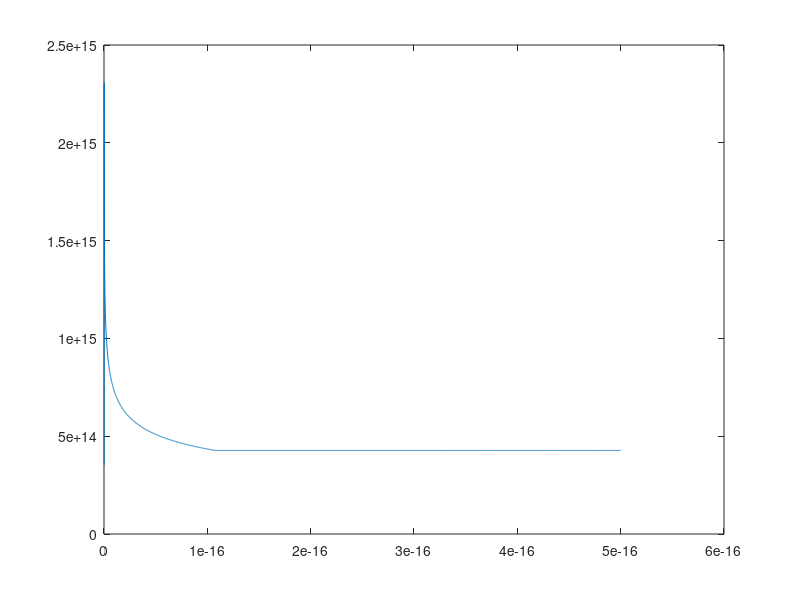

Here is the MATLAB script that generated this plot:
% Assuming this is a 90 degree contact angle problem
% All the properties need to be checked and modified later 
clc
%% properties of the phases
sigma = 1e-3; % [N/m] surface tension  
Tsat = 373; % [K] saturation temperature
rhol = 999.97; % [kg/m3] density of the liquid phase
rhov = 0.804; % [kg/m3] density of the vapor phase
Hlv = 226e4; % [J/kg] latent heat of vaporization
gamma = 1.32; % [] Cp/Cv  The value for water
MW = 18.0;   %[kg/kmol] Molar mass of water
Ru = 8314;   %J/kmol-K
Rg = Ru/MW;  %[J/k-kg] specific ideal gas constant
kl = 0.6; % [W/m-K] thermal conductivity of the liquid

%% constants and initial values
alpha = 0; % [] initial phase fraction
corr = 0.627 / 0.664; % [] correction factor for the heat flux relation
C1 = 1; % [] constant 1 for heat flux relation
C2 = 1; % [] constant 2 for heat flux relation
C3 = 1.1; % [] factor for rmin
Tw = 369; % [K] temperature of the surface
Tv = 373; % [K] temperature of the vapor phase
deltaT = Tv - Tw; % [K]
rmin = C3 * 2 * sigma * Tsat / deltaT / rhol / Hlv; % [m] minimum possible
% radius of the droplet; Form Rose (1998)

%% Derive integral for SGS heat transfer

R_MAX = 0.1; %m, some arbitrary big size

R_maxs = logspace( log10(rmin), log10(R_MAX), 1000 );
q_sgs = zeros(size(R_maxs));

for j = 1:length(q_sgs)
  rmax = R_maxs(j);
  qint = @(r) r.^(-2/3) .* (deltaT - (2*sigma*Tsat)./(r*rhol*Hlv)) ./ ... 
            ((C1*r/kl) + C2*corr*Tsat/(Hlv^2*rhov)*(gamma+1)/(gamma-1)*((Rg*Tsat)/(2*pi))^0.5) ;
    
  q_sgs(j) = (1/(3*rmax^(1/3))) * quad( qint, rmin, rmax);
end











%% Domain and time
siteD = 1e8; % [] site density from GlickMan (1971)
Lx = 1e-2; % [m]
Ly = Lx; % [m] redundant dimension
Lz = Lx; % [m] redundant dimension
dLx = Lx / sqrt(siteD); % [m]
dLy = dLx; % [m] redundant dimension
dLz = dLx; % [m]redundant dimension
rmax = dLx/2; % [m] maximum radius of a drop before coalescence
dt = 1e-19; % [s] timeStep


%% the setup 
t = 0; % [s] initial time
N = 5000; % number of time steps
time = zeros(1,N);
heatFlux = zeros(1,N);
rs = zeros(1,N);
r = rmin; % [m] radius of the droplets
n = siteD; % [] initial number of drops
% volAlpha = 0; % [m3] volume for alpha Generation
volDrop = 4/6*pi*r^3; % [m3] volume of a drop I'll do some geometry
vol = volDrop*n; % [m3] initial volume
Iter = 1; 
while t < N*dt
    % the multiplications and divisions by n are not optimized. It is just 
    % for clarity of the procedure
    if r < rmax
        qb = (deltaT - (2*sigma*Tsat)/(r*rhol*Hlv)) /... 
            ((C1*r/kl) + C2*corr*Tsat/(Hlv^2*rhov)*(gamma+1)/(gamma-1)*((Rg*Tsat)/(2*pi))^0.5)...
            * dt; % [J] heat through the base of one droplet From Rose (1998)
        qbn = qb * n; % [J] heat through all the drops
        vol = vol + qbn/(rhol*Hlv);
        volDrop = vol / n; % [m3] volume of a drop
        r = (6/4*volDrop/pi)^(1/3); % [m] new radius of the drop
        rs(Iter) = r;
        t = t + dt;
        time(Iter) = t;
        heatFlux(Iter) = qbn/dt;
        Iter = Iter + 1;
    else 
        qb = (deltaT - (2*sigma*Tsat)/(r*rhol*Hlv)) /... 
            ((C1*r/kl) + C2*corr*Tsat/(Hlv^2*rhov)*(gamma+1)/(gamma-1)*((Rg*Tsat)/(2*pi))^0.5)...
            * dt % [J] heat through the base of one droplet From Rose (1998)
        qbn = qb * n % [J] heat through all the drops
        volHold = 4/6*pi*n*rmax^3 % [m3] liquid on surface
        volAlpha = 4/6*pi*n*r^3 - volHold + qbn / (rhol*Hlv) % [m3]
        r = rmax % [m]
        alpha = volAlpha / (Lx*Ly*Lz) % []
        n = ceil(n*(1-alpha)) % []
        r = max((6/4*volHold/pi/n)^(1/3), rmin) % [m]
        rs(Iter) = r;
        t = t + dt
        time(Iter) = t;
        heatFlux(Iter) = qbn/dt;
        Iter = Iter + 1;
    end        

end
plot (time, heatFlux)

%% Second order implicit time stepping approach